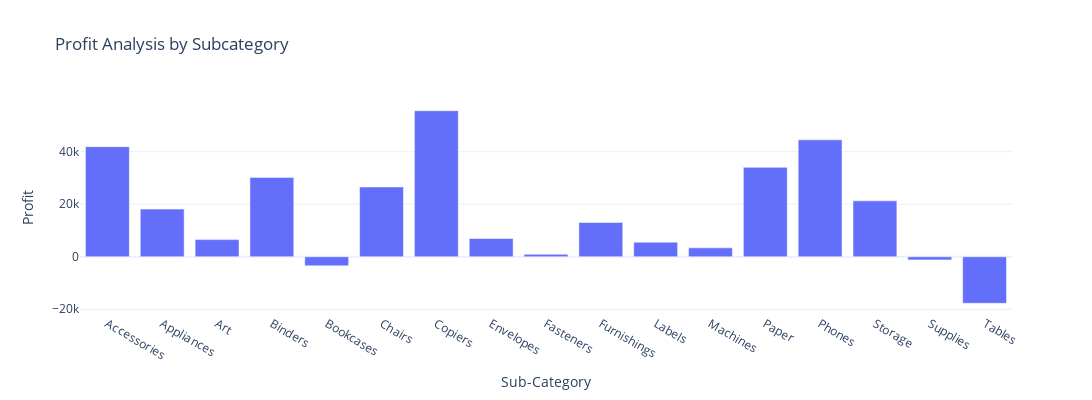

This figure's notebook cell:
### Code cell
fig =px.bar( profit_by_subcategory,
              x = "Sub-Category",
              y = "Profit",
            title ="Profit Analysis by Subcategory")

fig.update_layout(width=1100,height=400)

fig.show()

### Figure 1 — Plotly figure (JSON) as saved in the notebook; plotly's stock layout.template omitted (floating-point values rounded to 4 significant figures)
{"data": [{"alignmentgroup": "True", "hovertemplate": "Sub-Category=%{x}<br>Profit=%{y}<extra></extra>", "legendgroup": "", "marker": {"color": "#636efa", "pattern": {"shape": ""}}, "name": "", "offsetgroup": "", "orientation": "v", "showlegend": false, "textposition": "auto", "type": "bar", "x": ["Accessories", "Appliances", "Art", "Binders", "Bookcases", "Chairs", "Copiers", "Envelopes", "Fasteners", "Furnishings", "Labels", "Machines", "Paper", "Phones", "Storage", "Supplies", "Tables"], "xaxis": "x", "y": [41940.0, 18140.0, 6528.0, 30220.0, -3473.0, 26590.0, 55620.0, 6964.0, 949.5, 13060.0, 5546.0, 3385.0, 34050.0, 44520.0, 21280.0, -1189.0, -17730.0], "yaxis": "y"}], "layout": {"barmode": "relative", "height": 400, "legend": {"tracegroupgap": 0}, "title": {"text": "Profit Analysis by Subcategory"}, "width": 1100, "xaxis": {"anchor": "y", "autorange": true, "domain": [0, 1], "range": [-0.5, 16.5], "title": {"text": "Sub-Category"}, "type": "category"}, "yaxis": {"anchor": "x", "autorange": true, "domain": [0, 1], "range": [-21800.0, 59690.0], "title": {"text": "Profit"}, "type": "linear"}}}
